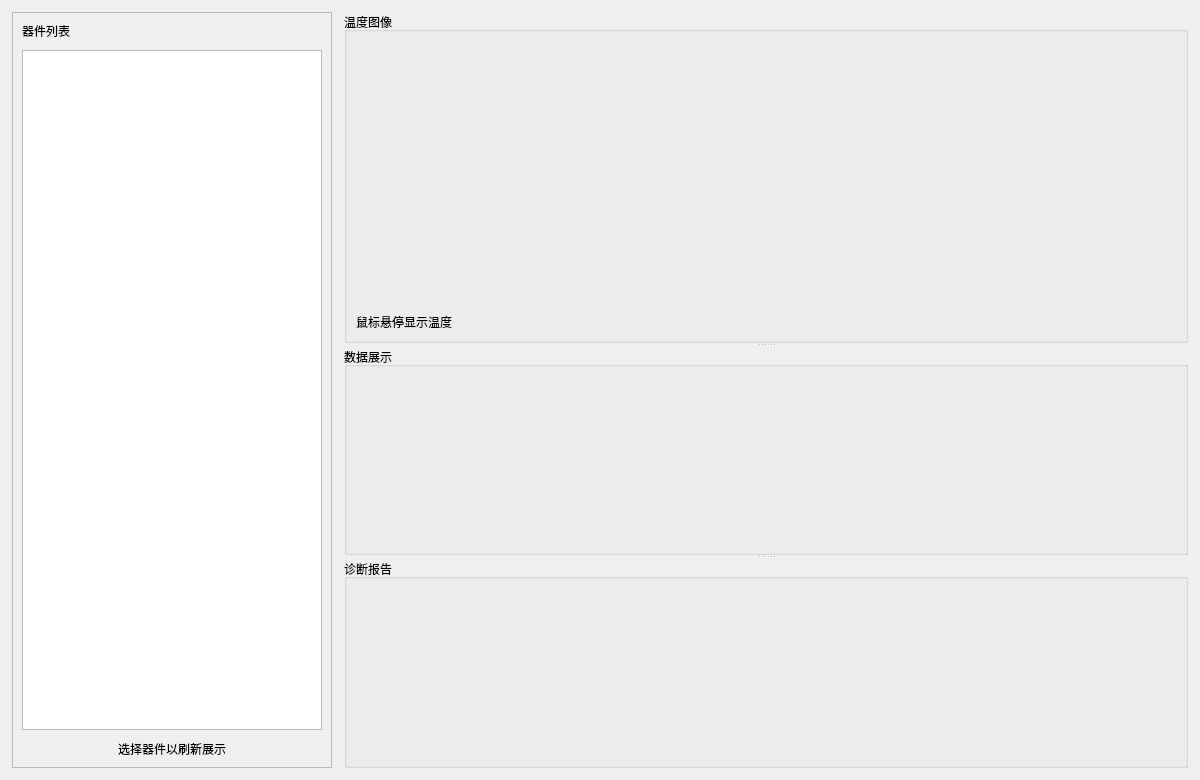
<?xml version="1.0" encoding="UTF-8"?>
<ui version="4.0">
 <class>FaultDiagnostic</class>
 <widget class="QWidget" name="FaultDiagnostic">
  <property name="geometry">
   <rect>
    <x>0</x>
    <y>0</y>
    <width>1200</width>
    <height>780</height>
   </rect>
  </property>
  <property name="windowTitle">
   <string>故障诊断</string>
  </property>
  <layout class="QHBoxLayout" name="rootLayout">
   <property name="spacing">
    <number>12</number>
   </property>
   <property name="leftMargin">
    <number>12</number>
   </property>
   <property name="topMargin">
    <number>12</number>
   </property>
   <property name="rightMargin">
    <number>12</number>
   </property>
   <property name="bottomMargin">
    <number>12</number>
   </property>
   <item>
    <widget class="QFrame" name="panelLeft">
     <property name="minimumSize">
      <size>
       <width>240</width>
       <height>0</height>
      </size>
     </property>
     <property name="maximumSize">
      <size>
       <width>320</width>
       <height>16777215</height>
      </size>
     </property>
     <property name="frameShape">
      <enum>QFrame::Shape::StyledPanel</enum>
     </property>
     <layout class="QVBoxLayout" name="leftLayout">
      <property name="spacing">
       <number>10</number>
      </property>
      <item>
       <widget class="QLabel" name="labelComponents">
        <property name="text">
         <string>器件列表</string>
        </property>
       </widget>
      </item>
      <item>
       <widget class="QListWidget" name="listComponents"/>
      </item>
      <item>
       <widget class="QLabel" name="labelHint">
        <property name="text">
         <string>选择器件以刷新展示</string>
        </property>
        <property name="alignment">
         <set>Qt::AlignmentFlag::AlignCenter</set>
        </property>
       </widget>
      </item>
     </layout>
    </widget>
   </item>
   <item>
    <widget class="QSplitter" name="splitterMain">
     <property name="orientation">
      <enum>Qt::Orientation::Vertical</enum>
     </property>
     <widget class="QGroupBox" name="groupThermal">
      <property name="title">
       <string>温度图像</string>
      </property>
      <layout class="QVBoxLayout" name="thermalLayout">
       <item>
        <widget class="QWidget" name="thermalContainer" native="true"/>
       </item>
       <item>
        <widget class="QLabel" name="labelThermalHint">
         <property name="sizePolicy">
          <sizepolicy hsizetype="Preferred" vsizetype="Fixed">
           <horstretch>0</horstretch>
           <verstretch>0</verstretch>
          </sizepolicy>
         </property>
         <property name="text">
          <string>鼠标悬停显示温度</string>
         </property>
        </widget>
       </item>
      </layout>
     </widget>
     <widget class="QGroupBox" name="groupPlot">
      <property name="title">
       <string>数据展示</string>
      </property>
      <layout class="QVBoxLayout" name="plotLayout">
       <item>
        <widget class="QWidget" name="plotContainer" native="true"/>
       </item>
      </layout>
     </widget>
     <widget class="QGroupBox" name="groupReport">
      <property name="title">
       <string>诊断报告</string>
      </property>
      <layout class="QVBoxLayout" name="reportLayout">
       <item>
        <widget class="QWidget" name="reportContainer" native="true"/>
       </item>
      </layout>
     </widget>
    </widget>
   </item>
  </layout>
 </widget>
 <resources/>
 <connections/>
</ui>
